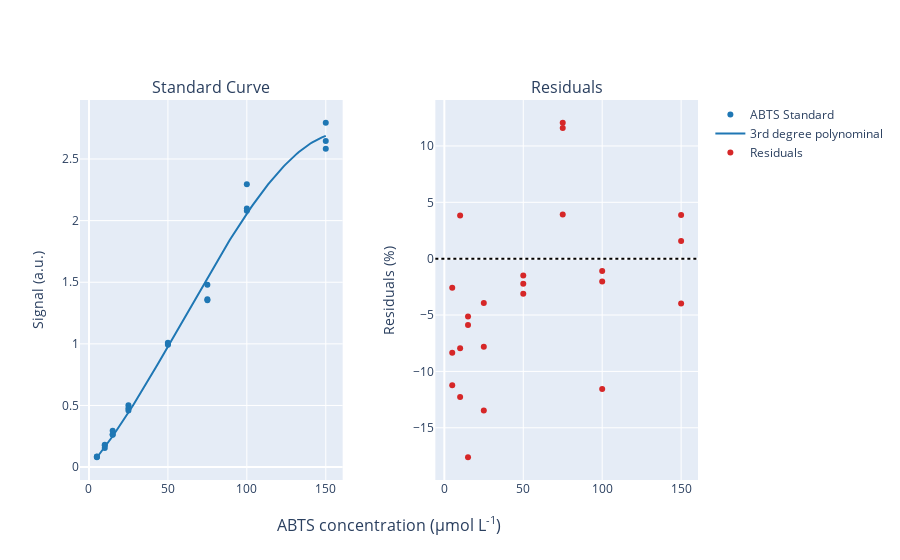

The code cell stored with this chart in its notebook:
### Code cell
create_standard_curve(plate, abts, 340, 3).visualize()
